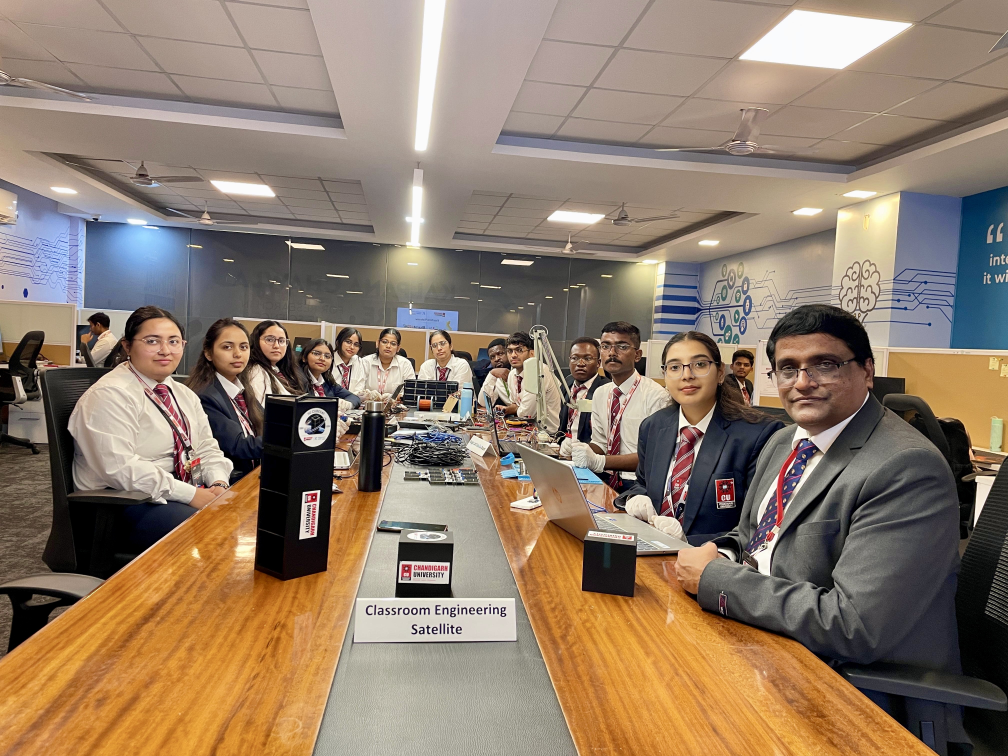
#> input picture assets/IMG_1417.jpg, 4032 x 3024 px, found by its file name (shown at 1/4 size); its folder holds 4 pictures in this run
$ python optimize.py
#> lines starting #> are read from the running program, lines starting #| are printed output that depends on the picture
import os
from PIL import Image

assets_dir = r"C:\Users\jittu\kcc-website\assets"

def optimize_image(filepath):
    print(f"Optimizing {filepath}...")
    try:
        with Image.open(filepath) as img:
            # Convert RGBA to RGB for JPEG
#> img is the input picture: PIL image 4032x3024 RGB; mean R, G, B 143.4, 124, 105.8
            if img.mode == 'RGBA':
                img = img.convert('RGB')

            # Resize if too large
            max_width = 1200
            if img.width > max_width:
                ratio = max_width / img.width
#> ratio = 0.298
                new_height = int(img.height * ratio)
#> new_height = 900
                img = img.resize((max_width, new_height), Image.Resampling.LANCZOS)
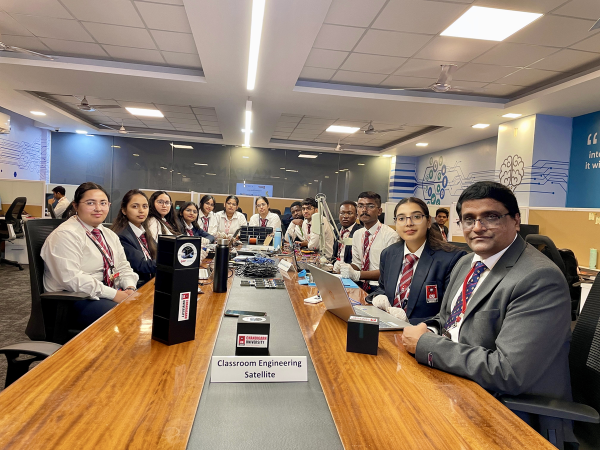
#> img: PIL image 1200x900 RGB (shown at 1/2 size); mean R, G, B 143.4, 124, 105.8
#> pass 3 of the loop `for filename in os.listdir(assets_dir):`:
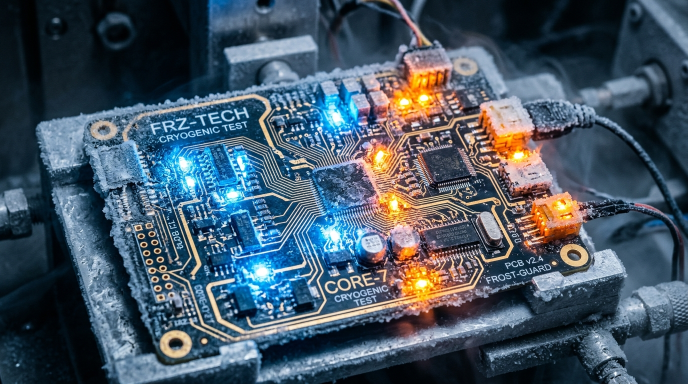
#> input picture assets/bg_avionics.jpg, 1376 x 768 px, found by its file name (shown at 1/2 size)
#> in optimize_image, img is the input picture: PIL image 1376x768 RGB; mean R, G, B 69.5, 86.1, 100.3
#> in optimize_image (call 2), `img = img.resize((max_width, new_height), Image.Resampling.LANCZOS)`:
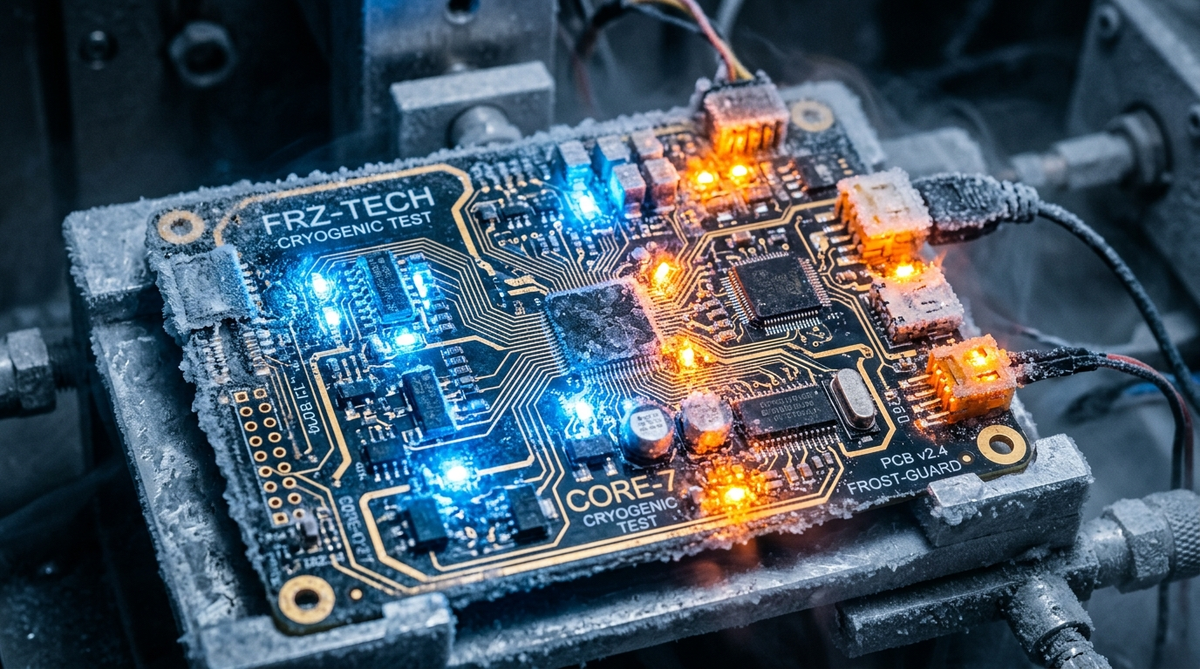
#> img: PIL image 1200x669 RGB; mean R, G, B 69.5, 86.1, 100.3
#> the loop made 4 passes; the first 3 are shown

            # Save as optimized JPEG
            base, _ = os.path.splitext(filepath)
            out_path = base + ".jpg"
            img.save(out_path, "JPEG", optimize=True, quality=80)
            print(f"Saved optimized image to {out_path}")

            # If original was png and we saved as jpg, we could remove the original.
            if filepath != out_path:
                print(f"Original was {filepath}. Removing original.")
                os.remove(filepath)
    except Exception as e:
        print(f"Failed to optimize {filepath}: {e}")

if __name__ == "__main__":
    for filename in os.listdir(assets_dir):
        if filename.lower().endswith(('.png', '.jpg', '.jpeg')):
            filepath = os.path.join(assets_dir, filename)
            # Only optimize if larger than 500KB
            if os.path.getsize(filepath) > 500 * 1024:
                optimize_image(filepath)
    print("Optimization complete.")
